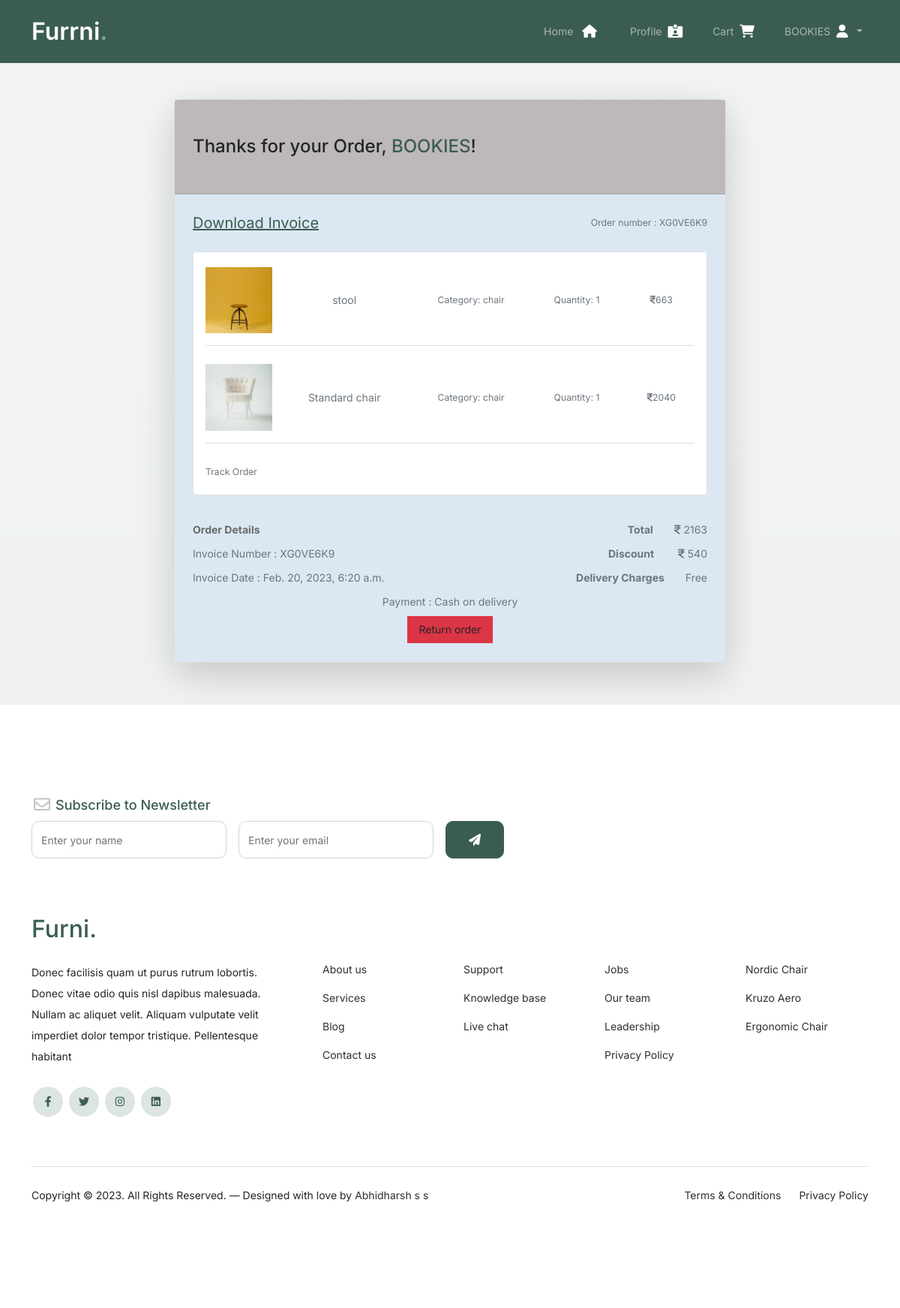
The app's page /orderhistory (signed in) with its own data.
### project/models.py (models this page shows, shortened)
class user(models.Model):
    userid = models.AutoField(primary_key=True)
    email = models.EmailField('email',max_length=40)
    username = models.CharField('username',max_length=30)
    password = models.CharField('password',max_length=30)
    phone = models.CharField('phone',max_length=10)
    role = models.CharField('role',max_length=20)
    status = models.CharField('status',max_length=20)

class order(models.Model):
    orderid = models.AutoField(primary_key=True)
    ordernumber = models.CharField(max_length=20,unique=True)
    user = models.ForeignKey(user,on_delete=models.CASCADE,null=False)
    address = models.ForeignKey(address,on_delete=models.CASCADE,null=False)
    orderdate = models.DateTimeField(auto_now_add=True)
    coupon = models.ForeignKey(coupon,on_delete=models.CASCADE,null=True)
    discount = models.CharField('discount',max_length=20,null=False,default=None)
    ordernotes = models.CharField('ordernotes',max_length=255,null=True)
    status = models.CharField('status',max_length=20,default='waiting')
    totalamount = models.CharField('totalamount',max_length=20)
    paymentmode = models.CharField('paymentmode',max_length=30)

class orderitems(models.Model):
    orderitemid = models.AutoField(primary_key=True)
    product = models.ForeignKey(product,on_delete=models.CASCADE,null=True)
    order = models.ForeignKey(order,on_delete=models.CASCADE,null=False)
    quantity = models.CharField(max_length=20,null=False)

class product(models.Model):
    productid = models.AutoField(primary_key=True)
    productname = models.CharField('productname',max_length=30)
    quantity = models.CharField('quantity',max_length=20)
    price = models.CharField('price',max_length=10)
    discountprice =models.IntegerField('discountprice',)
    offerpercentage = models.IntegerField('offerpercentage',null=True,default=0)
    category = models.ForeignKey(category,on_delete=models.CASCADE,null=False)
    provider = models.CharField('provider',max_length=20)
    image = models.ImageField('image',upload_to="products/")
    description = models.TextField('description')

class category(models.Model):
    categoryid = models.AutoField(primary_key=True)
    categoryname = models.CharField('categoryname',max_length=20)
    offerpercentage = models.IntegerField('offerpercentage',null=True,default=0)
    def __str__(self):
        return self.categoryname

### project/views.py (the view)
# urls.py: path('orderhistory',views.orderhistory,name='orderhistory'),
def orderhistory(request):
    if 'username' in request.session:
        datap = None
        data = None
        try:
            id = request.session['id']
        except Exception as identifier:
            pass
        try:
            user = usr.objects.get(userid=id)
        except Exception as identifier:
            pass
        try:
            data = ord.objects.filter(user=user).first()
        except Exception as identifier:
            pass
        try:
            datap = ordit.objects.filter(order=data).all()
        except Exception as identifier:
            pass
        try:
            datac = Count(datap)
        except Exception as identifier:
            pass
        return render(request, 'orderhistory.html', {'datap': datap, 'datac': datac, 'data': data})
    else:
        return redirect('userlogin')

### project/templates/orderhistory.html (shortened to what this page needs)
{% extends 'user.html' %}
{% load static %}
{% block content %}
<section class="h-100 bg-gradient">
    <div class="container py-5 h-100 mb-2">
        <div class="row d-flex justify-content-center align-items-center h-100">
            <div class="col-lg-10 col-xl-8">
                <div class="card shadow-lg" style="border-radius: 10px;">
                    <div class="card-header px-4 py-5" style="background-color: #beb8b8;">
                        {% if datap %}
                        <p class="text-dark mb-0 h4">Thanks for your Order, <span class="text-primary"style=" text-transform: uppercase">{{request.session.username}}</span>!</p>
                        {% else %}
                        <p class="text-dark mb-0 h4">No orders yet, <span class="text-primary uppercase" style=" text-transform: uppercase">{{request.session.username}}</span>!</p>
                        {% endif %}
                    </div>
                    {% if datap %}
                    <div class="card-body p-4" style="background-color: #dbe8f3;">
                        <div class="d-flex justify-content-between align-items-center mb-4">
                            <a class="lead fw-normal mb-0 text-primary">Download Invoice</a>
                            <p class="small text-muted mb-0">Order number : {{data.ordernumber}}</p>
                        </div>
                        <div class="card shadow-none border mb-4">
                            <div class="card-body">
                                {% for d in datap %}
                                <div class="row mt-1">
                                    <div class="col-md-2">
                                        <img src="../media/{{d.product.image}}"
                                            class="img-fluid" alt="Phone">
                                    </div>
                                    <div class="col-md-3 text-center d-flex justify-content-center align-items-center">
                                        <p class="text-muted mb-0">{{d.product.productname}}</p>
                                    </div>
                                    <div class="col-md-3 text-center d-flex justify-content-center align-items-center">
                                        <p class="text-muted mb-0 small">Category: {{d.product.category}}</p>
                                    </div>
                                    <div class="col-md-2 text-center d-flex justify-content-center align-items-center">
                                        <p class="text-muted mb-0 small">Quantity: {{d.quantity}}</p>
                                    </div>
                                    <div class="col-md-2 text-center d-flex justify-content-center align-items-center">
                                        <p class="text-muted mb-0 small">
                                            <i class="fa-solid fa-indian-rupee-sign"></i>{% widthratio d.quantity 1 d.product.discountprice %}</p>
                                    </div>
                                </div><hr class="mb-4" style="background-color: #e0e0e0; opacity: 1;">
                                {% endfor %}
                                <div class="row d-flex align-items-center">
                                    <div class="col-md-2">
                                        <p class="text-muted mb-0 small">Track Order</p>
                                    </div>
                                </div>
                            </div>
                        </div>
                        <div class="d-flex justify-content-between pt-2">
                            <p class="fw-bold mb-0">Order Details</p>
                            <p class="text-muted mb-0"><span class="fw-bold me-4">Total</span>
                                <i class="fa-solid fa-indian-rupee-sign"></i> {{data.totalamount}}
                            </p>
                        </div>
                        <div class="d-flex justify-content-between pt-1">
                            <p class="text-muted mb-0">Invoice Number : {{data.ordernumber}}</p>
                            {% if data.discount %}
                            <p class="text-muted mb-0"><span class="fw-bold me-4">Discount</span> <i class="fa-solid fa-indian-rupee-sign mx-1"></i>{{data.discount}}</p>
                            {% else %}
                            <p class="text-muted mb-0"><span class="fw-bold me-4">Discount</span>Nil</p>
                            {% endif %}
                        </div>
                        <div class="d-flex justify-content-between pt-1">
                            <p class="text-muted mb-0">Invoice Date : {{data.orderdate}}</p>
                            <p class="text-muted mb-0"><span class="fw-bold me-4">Delivery Charges</span> Free</p>
                        </div>
                        <div class="d-flex justify-content-center pt-1">
                            {% if data.paymentmode == 'cod' %}
                            <p class="text-muted mb-0">Payment : Cash on delivery</p>
                            {% elif data.paymentmode == 'paypal' %}
                            <p class="text-muted mb-0">Payment : Paypal(completed)</p>
                            {% endif %}
                        </div>
                        <div class="d-flex justify-content-center pt-1">
                            {% if data.status == 'waiting' %}
                            <button class="mb-0 border rounded-0 py-1 px-3 text-black font-weight-bold bg-danger">Cancel order</button>
                            {% elif data.status == 'completed' %}
                            <button class="mb-0 border rounded-0 py-1 px-3 text-dark font-weight-bold bg-danger">Return order</button>
                            {% elif data.status == 'cancelled by user' or data.status == 'cancelled by admin' %}
                            <button class="mb-0 border rounded-0 py-1 px-3 bg-light text-dark font-weight-bold bg-danger" style="text-transform: uppercase;">{{data.status}}</button>
                            {% endif %}
                        </div>
                    </div>
                    {% endif %}
                </div>
            </div>
        </div>
    </div>
</section>
{% endblock %}

### project/templates/user.html (shortened to what this page needs)
<!doctype html>
<html lang="en">
{% load static %}
<head>
	<link href="{% static 'css/bootstrap.min.css' %}" rel="stylesheet">
	<link href="https://cdnjs.cloudflare.com/ajax/libs/font-awesome/6.0.0-beta3/css/all.min.css" rel="stylesheet">
	<link href="{% static 'css/tiny-slider.css' %}" rel="stylesheet">
	<link href="{% static 'css/style.css' %}" rel="stylesheet">
</head>
<body>
	<nav class="custom-navbar navbar navbar navbar-expand-md navbar-dark bg-dark" arial-label="Furni navigation bar">
		<div class="container">
			<a class="navbar-brand" href="{% url 'index' %}">Furrni<span>.</span></a>
			<div class="collapse navbar-collapse" id="navbarsFurni">
				<ul class="custom-navbar-cta navbar-nav mb-2 mb-md-0 ms-5">
					<li>
						<a class="nav-link" href="{% url 'userhome' %}">Home
						</a>
					</li>
					<li><a class="nav-link" href="{% url 'profile' %}">Profile
						</a>
					</li>
					<li><a class="nav-link mx-3" href="{% url 'cart' %}">Cart</a></li>
					<li>
						<div class="nav-item dropdown"><a class="nav-link dropdown-toggle text-uppercase"
								data-toggle="dropdown">{{request.session.username}}</a>
						</div>
					</li>
				</ul>
			</div>
		</div>
	</nav>
	{% block content %}{% endblock %}
	<footer class="footer-section">
		<div class="container relative">
			<div class="row">
				<div class="col-lg-8">
					<div class="subscription-form">
						<h3 class="d-flex align-items-center"><span class="me-1"><img
									src="{% static 'img/envelope-outline.svg' %}" alt="Image"
									class="img-fluid"></span><span>Subscribe to Newsletter</span></h3>
						<form action="#" class="row g-3">
							<div class="col-auto">
								<input type="text" class="form-control" placeholder="Enter your name">
							</div>
							<div class="col-auto">
								<input type="email" class="form-control" placeholder="Enter your email">
							</div>
							<div class="col-auto">
								<button class="btn btn-primary">
									<span class="fa fa-paper-plane"></span>
								</button>
							</div>
						</form>
					</div>
				</div>
			</div>
			<div class="row g-5 mb-5">
				<div class="col-lg-4">
					<div class="mb-4 footer-logo-wrap"><a href="#" class="footer-logo">Furni<span>.</span></a></div>
					<p class="mb-4 text-dark">Donec facilisis quam ut purus rutrum lobortis. Donec vitae odio quis nisl dapibus
						malesuada. Nullam ac aliquet velit. Aliquam vulputate velit imperdiet dolor tempor tristique.
						Pellentesque habitant</p>
					<ul class="list-unstyled custom-social">
						<li><a href="#"><span class="fa fa-brands fa-facebook-f"></span></a></li>
						<li><a href="#"><span class="fa fa-brands fa-twitter"></span></a></li>
						<li><a href="#"><span class="fa fa-brands fa-instagram"></span></a></li>
						<li><a href="#"><span class="fa fa-brands fa-linkedin"></span></a></li>
					</ul>
				</div>
				<div class="col-lg-8">
					<div class="row links-wrap">
						<div class="col-6 col-sm-6 col-md-3">
							<ul class="list-unstyled">
								<li><a href="#">About us</a></li>
								<li><a href="#">Services</a></li>
								<li><a href="#">Blog</a></li>
								<li><a href="#">Contact us</a></li>
							</ul>
						</div>
						<div class="col-6 col-sm-6 col-md-3">
							<ul class="list-unstyled">
								<li><a href="#">Support</a></li>
								<li><a href="#">Knowledge base</a></li>
								<li><a href="#">Live chat</a></li>
							</ul>
						</div>
						<div class="col-6 col-sm-6 col-md-3">
							<ul class="list-unstyled">
								<li><a href="#">Jobs</a></li>
								<li><a href="#">Our team</a></li>
								<li><a href="#">Leadership</a></li>
								<li><a href="#">Privacy Policy</a></li>
							</ul>
						</div>
						<div class="col-6 col-sm-6 col-md-3">
							<ul class="list-unstyled">
								<li><a href="#">Nordic Chair</a></li>
								<li><a href="#">Kruzo Aero</a></li>
								<li><a href="#">Ergonomic Chair</a></li>
							</ul>
						</div>
					</div>
				</div>
			</div>
			<div class="border-top copyright">
				<div class="row pt-4">
					<div class="col-lg-6">
						<p class="mb-2 text-center text-dark text-lg-start">Copyright &copy;
							<script>document.write(new Date().getFullYear());</script>. All Rights Reserved. &mdash;
							Designed with love by <a href="">Abhidharsh s s</a>
						</p>
					</div>
					<div class="col-lg-6 text-center text-lg-end">
						<ul class="list-unstyled d-inline-flex ms-auto">
							<li class="me-4"><a href="#">Terms &amp; Conditions</a></li>
							<li><a href="#">Privacy Policy</a></li>
						</ul>
					</div>
				</div>
			</div>
		</div>
	</footer>
</body>
</html>

### records on screen
user: session.username "BOOKIES"
order: ordernumber "XG0VE6K9", totalamount "2163", discount "540", orderdate "Feb. 20, 2023, 6:20 a.m."
orderitems: product.image (picture), product.productname "stool", product.category "chair", quantity "1", quantity+product "663"
orderitems: product.image (picture), product.productname "Standard chair", product.category "chair", quantity "1", quantity+product "2040"
